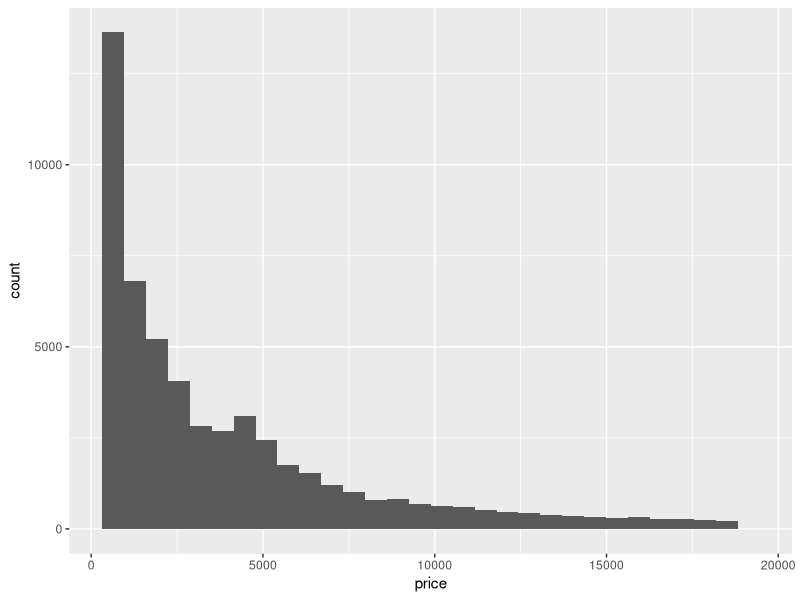
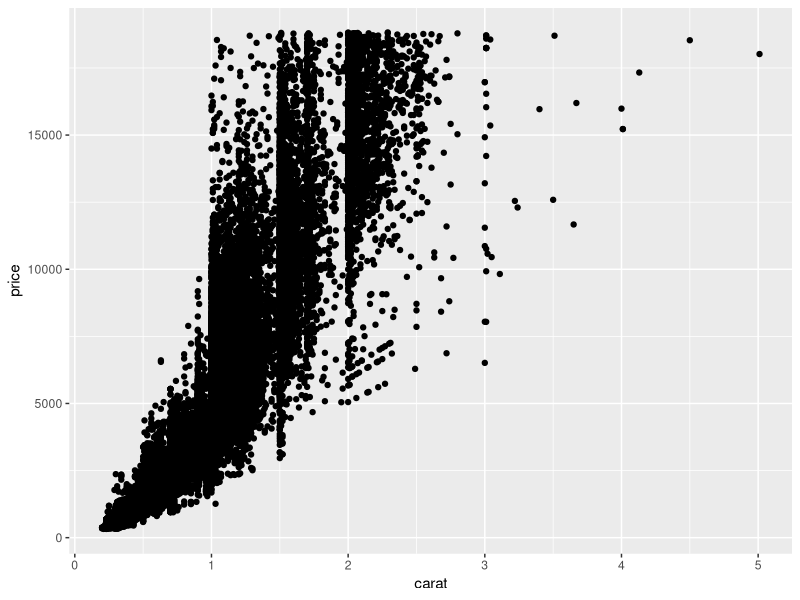
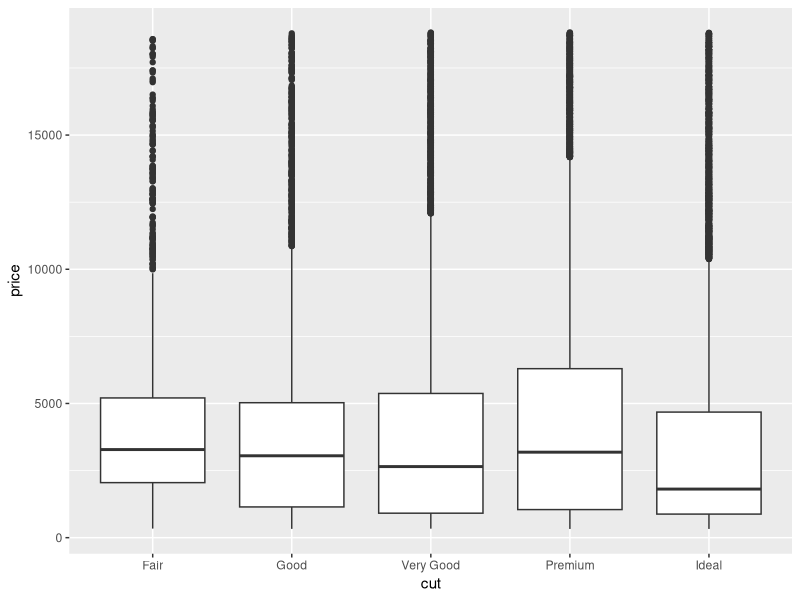
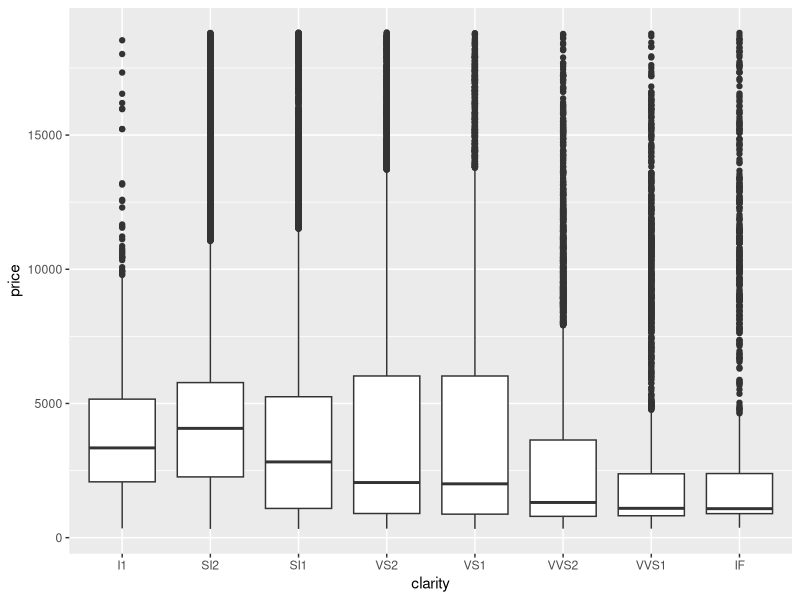
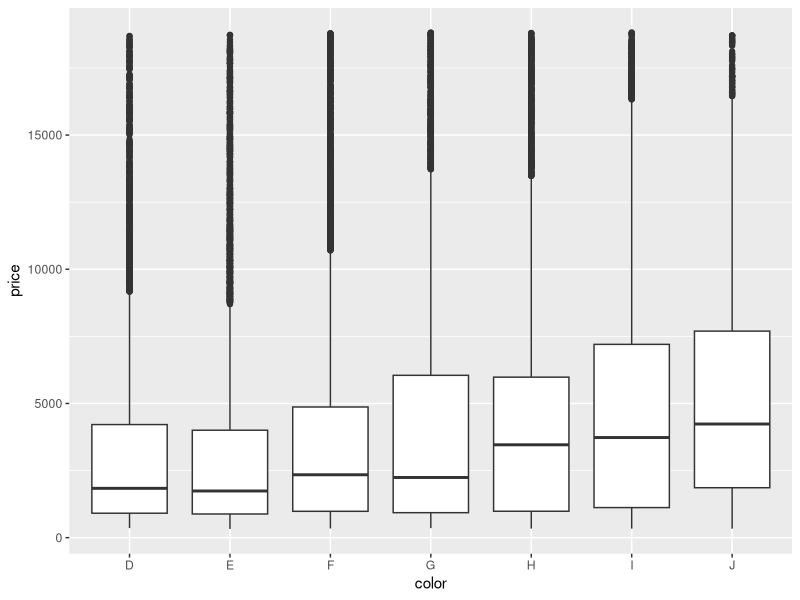
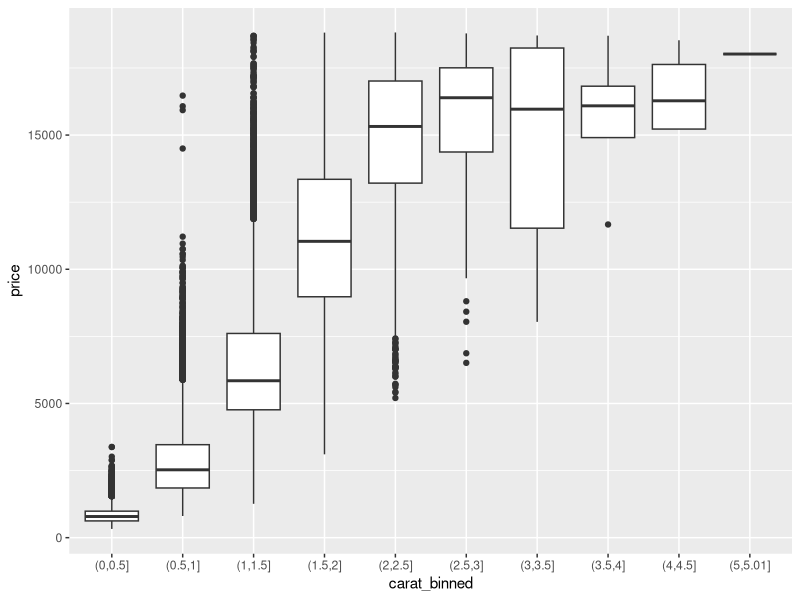
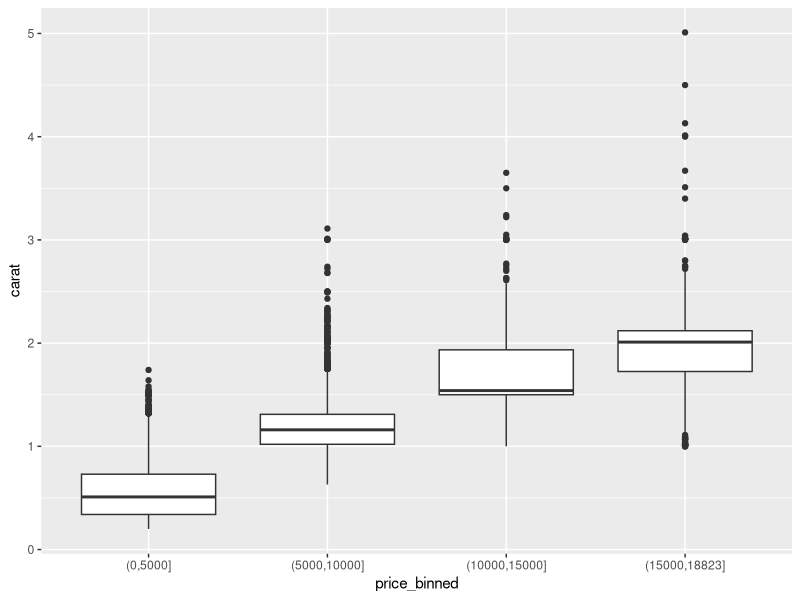

R code for these plots, in order:
#homework 3 customer analytics

#question 1

library(tidyverse)
?diamonds

diamonds %>% 
  ggplot(aes(price), binwidth=30) + 
  geom_histogram()
# there are many more diamonds with a price close to 1000, and the number of diamonds decrease as the price increases. nontheless as the price gets close to 5000 there is a rebump.

#question 2

ggplot(diamonds, aes(x=carat, y=price)) + 
  geom_point()
ggplot(data = diamonds, mapping = aes(x = cut, y = price)) +
  geom_boxplot()
ggplot(data = diamonds, mapping = aes(x = clarity, y = price)) +
  geom_boxplot()
ggplot(data = diamonds, mapping = aes(x = color, y = price)) +
  geom_boxplot()
 #carat seems to have a stronger relationship but for better comparison a boxplot creation will help.

diamonds %>%
  mutate(carat_binned = cut(carat, breaks=c(seq(0, max(carat), .5), max(carat)))) %>%
  ggplot(., aes(x=carat_binned, y=price)) + 
  geom_boxplot()

#question 3
# the previous technique used above can be replicated to first "bin" price in increaments of 5000 and use boxplot while treating it as a categorical variable.
diamonds %>% 
  filter(!is.na(carat), !is.na(price)) %>%
  mutate(price_binned = cut(price, breaks=c(seq(0, max(price), 5000), 
                                            max(price)), dig.lab=10)) %>%
  ggplot(., aes(price_binned, carat)) + 
  geom_boxplot()
